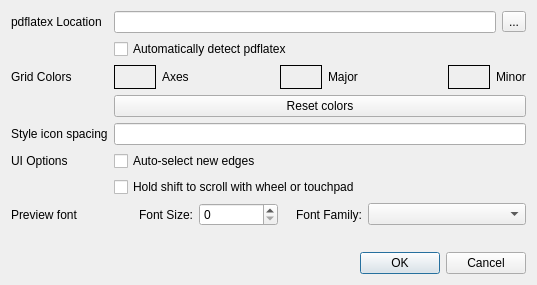
<?xml version="1.0" encoding="UTF-8"?>
<ui version="4.0">
 <class>PreferenceDialog</class>
 <widget class="QDialog" name="PreferenceDialog">
  <property name="geometry">
   <rect>
    <x>0</x>
    <y>0</y>
    <width>537</width>
    <height>285</height>
   </rect>
  </property>
  <property name="windowTitle">
   <string>Dialog</string>
  </property>
  <layout class="QVBoxLayout" name="verticalLayout">
   <item>
    <layout class="QFormLayout" name="formLayout">
     <item row="0" column="0">
      <widget class="QLabel" name="label">
       <property name="text">
        <string>pdflatex Location</string>
       </property>
      </widget>
     </item>
     <item row="0" column="1">
      <layout class="QHBoxLayout" name="horizontalLayout">
       <item>
        <widget class="QLineEdit" name="pdflatexPath"/>
       </item>
       <item>
        <widget class="QToolButton" name="browsePdflatex">
         <property name="text">
          <string>...</string>
         </property>
        </widget>
       </item>
      </layout>
     </item>
     <item row="1" column="1">
      <widget class="QCheckBox" name="autoPdflatex">
       <property name="text">
        <string>Automatically detect pdflatex</string>
       </property>
      </widget>
     </item>
     <item row="2" column="0">
      <widget class="QLabel" name="label_3">
       <property name="text">
        <string>Grid Colors</string>
       </property>
      </widget>
     </item>
     <item row="2" column="1">
      <layout class="QHBoxLayout" name="horizontalLayout_2">
       <item>
        <widget class="QFrame" name="frame">
         <property name="frameShape">
          <enum>QFrame::Box</enum>
         </property>
         <property name="frameShadow">
          <enum>QFrame::Plain</enum>
         </property>
         <layout class="QHBoxLayout" name="horizontalLayout_3">
          <property name="leftMargin">
           <number>0</number>
          </property>
          <property name="topMargin">
           <number>0</number>
          </property>
          <property name="rightMargin">
           <number>0</number>
          </property>
          <property name="bottomMargin">
           <number>0</number>
          </property>
          <item>
           <widget class="QPushButton" name="axesColor">
            <property name="autoFillBackground">
             <bool>true</bool>
            </property>
            <property name="text">
             <string/>
            </property>
            <property name="flat">
             <bool>true</bool>
            </property>
           </widget>
          </item>
         </layout>
        </widget>
       </item>
       <item>
        <widget class="QLabel" name="label_4">
         <property name="text">
          <string>Axes</string>
         </property>
        </widget>
       </item>
       <item>
        <spacer name="horizontalSpacer">
         <property name="orientation">
          <enum>Qt::Horizontal</enum>
         </property>
         <property name="sizeHint" stdset="0">
          <size>
           <width>40</width>
           <height>20</height>
          </size>
         </property>
        </spacer>
       </item>
       <item>
        <widget class="QFrame" name="frame_2">
         <property name="frameShape">
          <enum>QFrame::Box</enum>
         </property>
         <property name="frameShadow">
          <enum>QFrame::Plain</enum>
         </property>
         <layout class="QHBoxLayout" name="horizontalLayout_4">
          <property name="leftMargin">
           <number>0</number>
          </property>
          <property name="topMargin">
           <number>0</number>
          </property>
          <property name="rightMargin">
           <number>0</number>
          </property>
          <property name="bottomMargin">
           <number>0</number>
          </property>
          <item>
           <widget class="QPushButton" name="majorColor">
            <property name="autoFillBackground">
             <bool>true</bool>
            </property>
            <property name="text">
             <string/>
            </property>
            <property name="flat">
             <bool>true</bool>
            </property>
           </widget>
          </item>
         </layout>
        </widget>
       </item>
       <item>
        <widget class="QLabel" name="label_5">
         <property name="text">
          <string>Major</string>
         </property>
        </widget>
       </item>
       <item>
        <spacer name="horizontalSpacer_2">
         <property name="orientation">
          <enum>Qt::Horizontal</enum>
         </property>
         <property name="sizeHint" stdset="0">
          <size>
           <width>40</width>
           <height>20</height>
          </size>
         </property>
        </spacer>
       </item>
       <item>
        <widget class="QFrame" name="frame_3">
         <property name="frameShape">
          <enum>QFrame::Box</enum>
         </property>
         <property name="frameShadow">
          <enum>QFrame::Plain</enum>
         </property>
         <layout class="QHBoxLayout" name="horizontalLayout_5">
          <property name="leftMargin">
           <number>0</number>
          </property>
          <property name="topMargin">
           <number>0</number>
          </property>
          <property name="rightMargin">
           <number>0</number>
          </property>
          <property name="bottomMargin">
           <number>0</number>
          </property>
          <item>
           <widget class="QPushButton" name="minorColor">
            <property name="autoFillBackground">
             <bool>true</bool>
            </property>
            <property name="text">
             <string/>
            </property>
            <property name="flat">
             <bool>true</bool>
            </property>
           </widget>
          </item>
         </layout>
        </widget>
       </item>
       <item>
        <widget class="QLabel" name="label_6">
         <property name="text">
          <string>Minor</string>
         </property>
        </widget>
       </item>
      </layout>
     </item>
     <item row="3" column="1">
      <widget class="QPushButton" name="resetColors">
       <property name="text">
        <string>Reset colors</string>
       </property>
      </widget>
     </item>
     <item row="5" column="0">
      <widget class="QLabel" name="label_7">
       <property name="text">
        <string>Style icon spacing</string>
       </property>
      </widget>
     </item>
     <item row="5" column="1">
      <widget class="QLineEdit" name="styleIconSpacing"/>
     </item>
     <item row="6" column="0">
      <widget class="QLabel" name="label_2">
       <property name="text">
        <string>UI Options</string>
       </property>
      </widget>
     </item>
     <item row="6" column="1">
      <widget class="QCheckBox" name="selectNewEdges">
       <property name="text">
        <string>Auto-select new edges</string>
       </property>
      </widget>
     </item>
     <item row="7" column="1">
      <widget class="QCheckBox" name="shiftToScroll">
       <property name="text">
        <string>Hold shift to scroll with wheel or touchpad</string>
       </property>
      </widget>
     </item>
     <item row="8" column="0">
      <widget class="QLabel" name="label_7">
       <property name="text">
        <string>Preview font</string>
       </property>
      </widget>
     </item>
     <item row="8" column="1">
      <layout class="QHBoxLayout" name="horizontalLayout_9" stretch="1,1,1,2">
       <item>
        <widget class="QLabel" name="label_8">
         <property name="layoutDirection">
          <enum>Qt::LeftToRight</enum>
         </property>
         <property name="text">
          <string>Font Size:</string>
         </property>
         <property name="alignment">
          <set>Qt::AlignRight|Qt::AlignTrailing|Qt::AlignVCenter</set>
         </property>
        </widget>
       </item>
       <item>
        <widget class="QSpinBox" name="previewFontSize"/>
       </item>
       <item>
        <widget class="QLabel" name="label_11">
         <property name="text">
          <string>Font Family:</string>
         </property>
         <property name="alignment">
          <set>Qt::AlignRight|Qt::AlignTrailing|Qt::AlignVCenter</set>
         </property>
        </widget>
       </item>
       <item>
        <widget class="QComboBox" name="previewFontFamily"/>
       </item>
      </layout>
     </item>
    </layout>
   </item>
   <item>
    <widget class="QDialogButtonBox" name="buttonBox">
     <property name="orientation">
      <enum>Qt::Horizontal</enum>
     </property>
     <property name="standardButtons">
      <set>QDialogButtonBox::Cancel|QDialogButtonBox::Ok</set>
     </property>
    </widget>
   </item>
  </layout>
 </widget>
 <resources/>
 <connections>
  <connection>
   <sender>buttonBox</sender>
   <signal>accepted()</signal>
   <receiver>PreferenceDialog</receiver>
   <slot>accept()</slot>
   <hints>
    <hint type="sourcelabel">
     <x>248</x>
     <y>254</y>
    </hint>
    <hint type="destinationlabel">
     <x>157</x>
     <y>274</y>
    </hint>
   </hints>
  </connection>
  <connection>
   <sender>buttonBox</sender>
   <signal>rejected()</signal>
   <receiver>PreferenceDialog</receiver>
   <slot>reject()</slot>
   <hints>
    <hint type="sourcelabel">
     <x>316</x>
     <y>260</y>
    </hint>
    <hint type="destinationlabel">
     <x>286</x>
     <y>274</y>
    </hint>
   </hints>
  </connection>
 </connections>
</ui>
